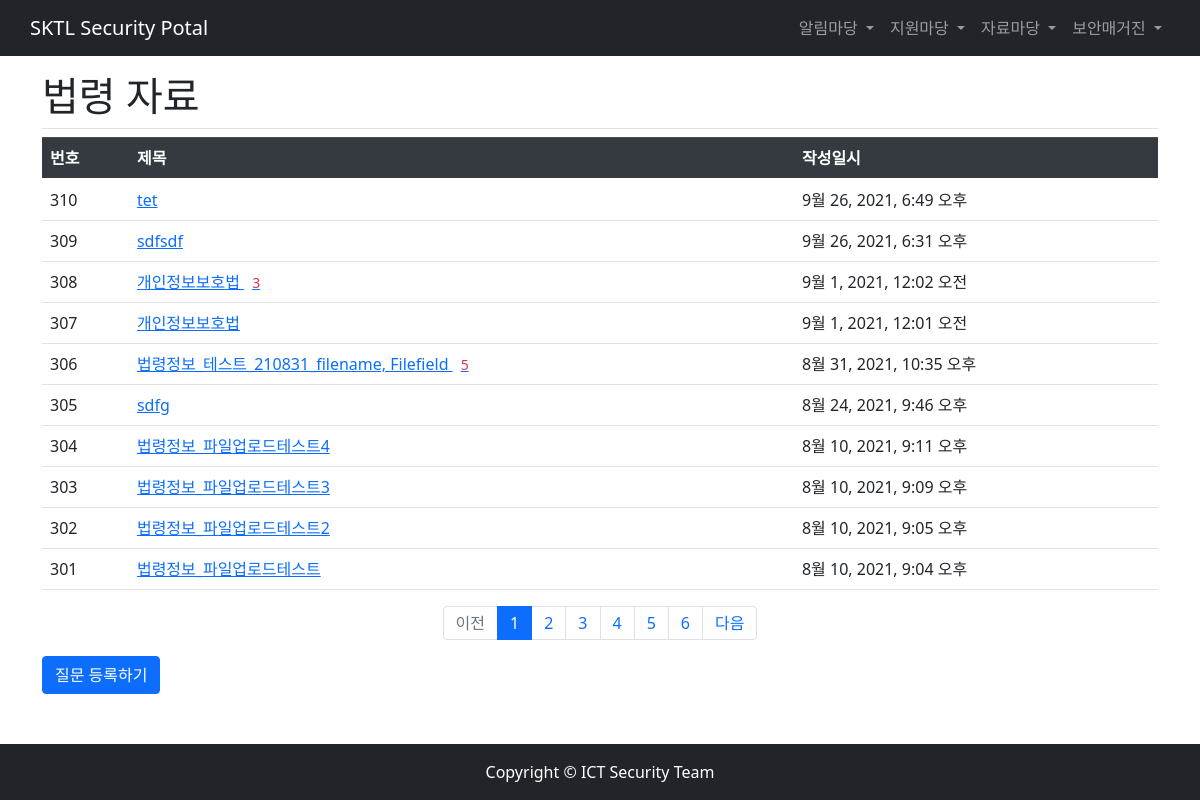
The page /pybo/laws_data/ on the database as committed earlier.
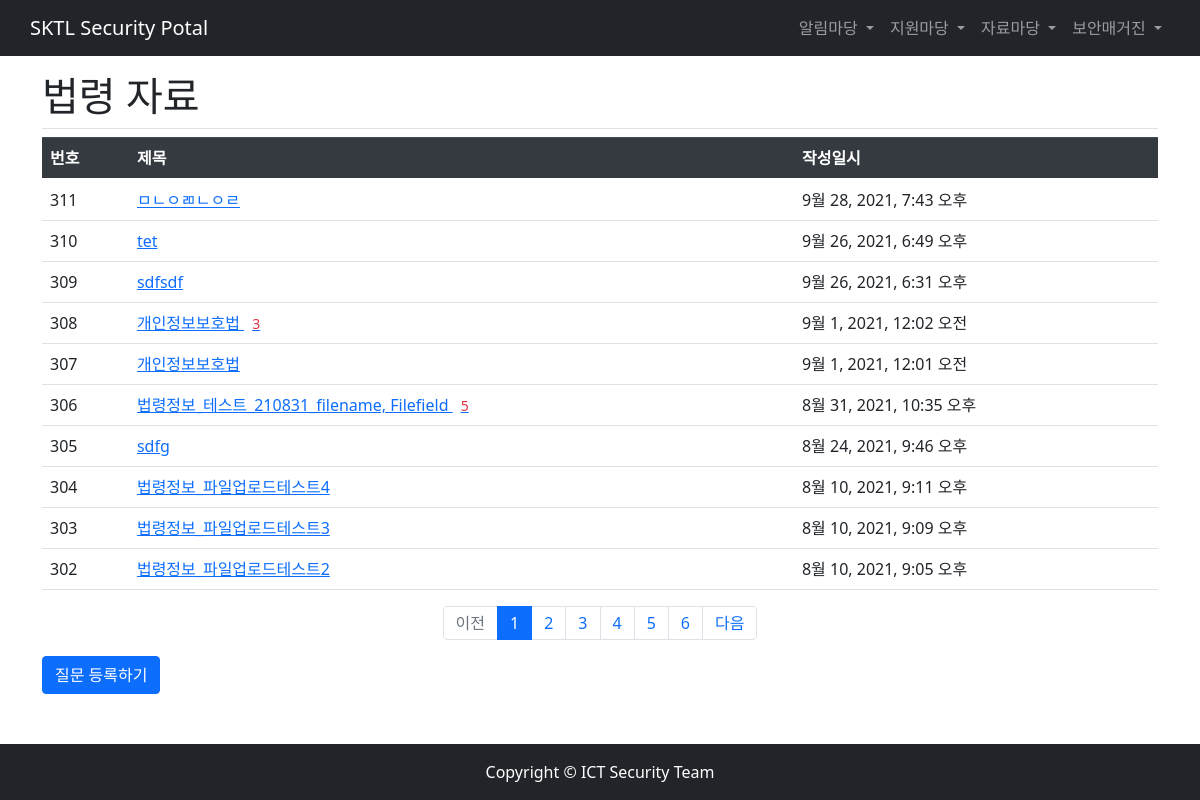
The same page on the database as committed later.
### pybo/models.py (models this page shows, shortened)
class Model_laws_data(models.Model):
    subject = models.CharField(max_length=200)
    upload_files = models.FileField(upload_to=get_file_path, null=True, blank=True, verbose_name='파일')
    filename = models.CharField(max_length=64, null=True, verbose_name='첨부파일명')
    imgfile = models.ImageField(null=True, upload_to=get_file_path, blank=True, verbose_name='이미지')  # Need to do "pip3 install image" in cmd
    content = models.TextField()
    create_date = models.DateTimeField()

### pybo/views.py (the view)
# urls.py: path('laws_data/', views.laws_data, name='laws_data'),
def laws_data(request):
    page = request.GET.get('page', '1') # 페이지(ex-localhost:8000/pybo/?page=1)
    laws_list = Model_laws_data.objects.order_by('-create_date')
    paginator = Paginator(laws_list, 10) # 페이지당 10개씩 보여 주기, question_list를 페이징 객체 paginator 로 변환
    page_obj = paginator.get_page(page)
    context = {'laws_list': page_obj}
    return render(request, 'pybo/laws_list.html', context)

### pybo/templatetags/pybo_filter.py (called while the page is built)
@register.filter
def sub(value, arg):
    return value - arg

### templates/pybo/laws_list.html (shortened to what this page needs)
{% extends 'base.html' %}
{% load pybo_filter %}
{% block content %}
<div id="inner">
        <div class="container my-3">
        <h1 class="border-bottom py-2">법령 자료</h1>
        <table  class="table">
            <thead>
            <tr class="thead-dark">
                <th>번호</th>
                <th>제목</th>
                <th>작성일시</th>
            </tr>
            </thead>
            <tbody>
            {% if laws_list %}
            {% for laws in laws_list %}
            <tr>
                <td>{{ laws_list.paginator.count|sub:laws_list.start_index|sub:forloop.counter0|add:1 }}</td>
                <td>
                    <a href="{% url 'pybo:laws_detail' laws.id %}">
                        {{ laws.subject }}
                        {% if laws.laws_answer_set.count > 0 %}
                        <span class="text-danger small ml-2">
                            {{ laws.laws_answer_set.count }}
                        </span>
                        {% endif %}
                    </a>
                </td>
                <td>{{ laws.create_date }}</td>
            </tr>
            {% endfor %}
            {% else %}
            <tr>
                <td colsapn="3">질문이 없습니다.</td>
            </tr>
            {% endif %}
            </tbody>
        </table>
        <ul class="pagination justify-content-center">
            {% if laws_list.has_previous %}
            <li class="page-item">
                <a class="page-link" href="?page={{ laws_list.previous_page_number }}">
                    이전
                </a>
            </li>
            {% else %}
            <li class="page-item disabled">
                <a class="page-link" tabindex="-1" ara-disabled="true" href="#">
                    이전
                </a>
            </li>
            {% endif %}
            {% for page_number in laws_list.paginator.page_range %}
            {% if page_number >= laws_list.number|add:-5 and page_number <= laws_list.number|add:5 %}
                {% if page_number == laws_list.number %}
                <li class="page-item active" aria-current="page">
                    <a class="page-link" href="?page={{ page_number }}">
                        {{ page_number }}
                    </a>
                </li>
                {% else %}
                <li class="page-item">
                    <a class="page-link" href="?page={{ page_number }}">
                        {{ page_number }}
                    </a>
                </li>
                {% endif %}
            {% endif %}
            {% endfor %}
            {% if laws_list.has_next %}
            <li class="page-item">
                <a class="page-link" href="?page={{ laws_list.next_page_number }}">
                    다음
                </a>
            </li>
            {% else %}
            <li class="page-item disabled">
                <a class="page-link" tabindex="-1" aria-disabled="true" href="#">
                    다음
                </a>
            </li>
            {% endif %}
        </ul>
        <a href="{% url 'pybo:laws_create' %}" class="btn btn-primary" >
            질문 등록하기
        </a>
    </div>
</div>
{% endblock %}

Rows that differ between the two databases and show on the page:
no longer on this page (row unchanged): Model_laws_data: paginator.count|sub "301", subject "법령정보_파일업로드테스트", create_date "8월 10, 2021, 9:04 오후"
added Model_laws_data: paginator.count|sub "311", subject "ㅁㄴㅇㄻㄴㅇㄹ", create_date "9월 28, 2021, 7:43 오후"
